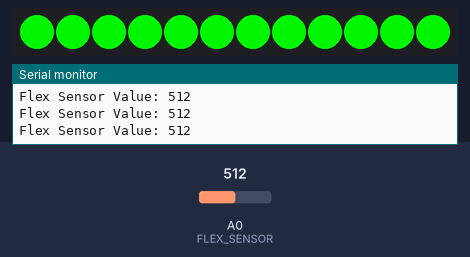
The sketch below on a simulated Arduino Uno, built with avr-gcc and run on an emulated ATmega328P. Parts: 12 RGB LEDs in strip order, left to right, the last lines printed to the serial monitor. Inputs (shaded band) come from the test bench; at power-on: A0 (FLEX_SENSOR) = 512.

Above: at 1.2 s.
1.3 s: A0 (FLEX_SENSOR) set to 1010
At 1.7 s:
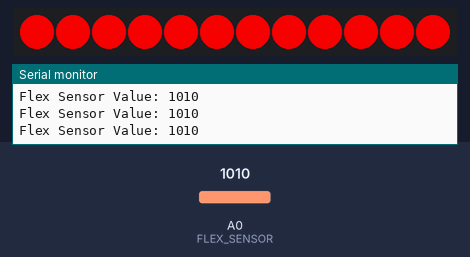
2.8 s: A0 (FLEX_SENSOR) set to 990
At 3.5 s:
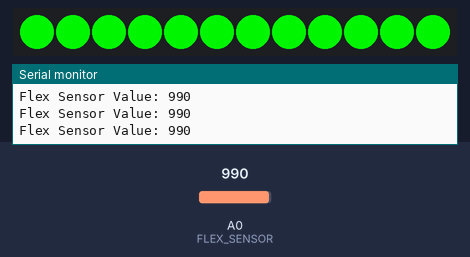
Timing chart, 0 to 5.8 s (numbered marks = the images above; inputs shaded):
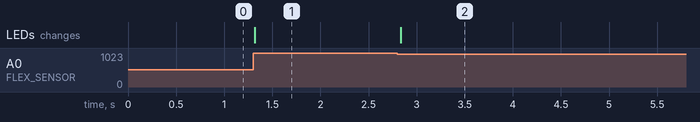

Measured:
- after the input at 1.3 s, the LEDs: change at once (image 1)
- after the input at 2.8 s, the LEDs: change at once (image 2)

The sketch:

Iron_Man_Palm_Light.ino
```cpp
#include <Adafruit_NeoPixel.h>

#define LED_PIN 6       // NeoPixel ring data pin
#define NUM_LEDS 12     // Number of LEDs
#define FLEX_SENSOR A0  // Flex sensor on A0

Adafruit_NeoPixel strip(NUM_LEDS, LED_PIN, NEO_GRB + NEO_KHZ800);

void setup() {
  Serial.begin(9600); // Start Serial Monitor
  strip.begin();      // Initialize NeoPixel strip
  strip.clear();      // Turn off all LEDs initially
  strip.show();
  pinMode(FLEX_SENSOR, INPUT);
}

void loop() {
  int flexValue = analogRead(FLEX_SENSOR);  // Read flex sensor
  Serial.print("Flex Sensor Value: ");
  Serial.println(flexValue);  // Print for debugging

  if (flexValue < 1000) {  // If not bent
    setColor(0, 225, 0);  // green
  } else if (flexValue > 1000) {  // Medium bend
    setColor(225, 0, 0);  // red
  } else {
    setColor(0, 0, 255);  // Blue (default state)
  }

  delay(100);  // Small delay
}

void setColor(int r, int g, int b) {
  for (int i = 0; i < NUM_LEDS; i++) {
    strip.setPixelColor(i, strip.Color(r, g, b));
  }
  strip.show();
}
```
